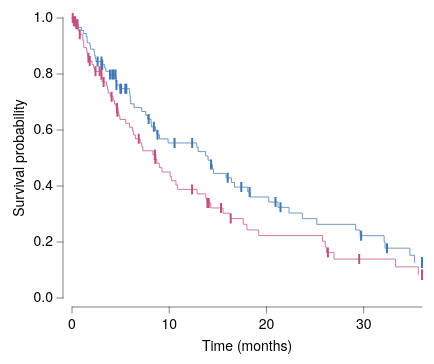

Source (Vega-Lite JSON):
### Vega-Lite specification from a JSON file in a GitHub repository (floating-point values rounded to 4 significant figures)
{"background": null, "config": {"arc": {"fill": "#DBDBDB", "fillOpacity": 1.0, "innerRadius": 35.0, "padAngle": 0.03, "stroke": "black", "strokeOpacity": 1, "strokeWidth": 0.25}, "area": {"fill": "#DBDBDB", "fillOpacity": 1.0, "stroke": "black", "strokeOpacity": 1, "strokeWidth": 0.25}, "axis": {"domain": true, "domainCap": "round", "domainColor": "black", "domainWidth": 0.25, "grid": false, "gridCap": "round", "gridColor": "#F1F1F1", "gridDash": [0, 0], "gridOpacity": 1.0, "gridWidth": 0.25, "labelColor": "black", "labelFont": "Helvetica Neue", "labelFontSize": 7, "labelFontStyle": "normal", "labelFontWeight": 400, "offset": 4.5, "ticks": true, "tickCap": "round", "tickColor": "black", "tickRound": false, "tickSize": 3, "tickWidth": 0.25, "titleColor": "black", "titleFont": "Helvetica Neue", "titleFontSize": 7, "titleFontStyle": "normal", "titleFontWeight": 400}, "axisX": {"domain": true, "labelAlign": "center", "labelAngle": 0, "labels": true, "ticks": true, "translate": 0}, "axisY": {"domain": true, "labelAlign": "right", "labelAngle": 0, "labels": true, "ticks": true, "translate": 0}, "axisRight": {"domain": true, "labelAlign": "left", "labelAngle": 0, "labels": true, "ticks": true, "translate": 0}, "axisTop": {"domain": true, "labelAlign": "center", "labelAngle": 0, "labels": true, "ticks": true, "translate": 0}, "axisBand": {"tickOffset": 0}, "bar": {"fill": "#DBDBDB", "fillOpacity": 1.0, "stroke": "black", "strokeOpacity": 1, "strokeWidth": 0.25}, "boxplot": {"size": 12.6, "ticks": {"cornerRadius": 0.25, "fill": "black", "opacity": 1, "size": 6.3, "thickness": 0.25}, "box": {"fillOpacity": 1.0, "stroke": "black", "strokeOpacity": 1, "strokeWidth": 0.25}, "median": {"cornerRadius": 0, "fill": "black", "fillOpacity": 1.0, "opacity": 1, "size": 12.6, "thickness": 0.25}, "rule": {"fill": "black", "fillOpacity": 1.0, "size": 14.0, "stroke": "black", "strokeDash": [0, 0], "strokeOpacity": 1, "strokeWidth": 0.25}, "outliers": {"color": "black", "fill": "black", "fillOpacity": 1.0, "size": 0, "stroke": "black", "strokeOpacity": 1, "strokeWidth": 0.25}}, "circle": {"fill": "black", "fillOpacity": 1.0, "size": 0.7, "stroke": null, "strokeOpacity": 1, "strokeWidth": 0.25}, "errorband": {"band": {"fillOpacity": 0.6, "stroke": null, "strokeWidth": 0.25, "strokeOpacity": 1}, "borders": {"opacity": 0, "strokeOpacity": 0.25, "strokeWidth": 1}}, "errorbar": {"opacity": 1, "rule": {"strokeDash": [0, 0], "strokeWidth": 0.25}, "ticks": {"color": "black", "cornerRadius": 0.125, "opacity": 1, "size": 8.4, "thickness": 0.25}, "thickness": 0.25}, "font": "Helvetica Neue", "geoshape": {"fill": "#DBDBDB", "fillOpacity": 1.0, "stroke": "black", "strokeOpacity": 1, "strokeWidth": 0.25}, "header": {"labelColor": "black", "labelFont": "Helvetica Neue", "labelFontSize": 7, "labelFontStyle": "normal", "labelFontWeight": 400, "titleColor": "black", "titleFont": "Helvetica Neue", "titleFontSize": 7, "titleFontStyle": "normal", "titleFontWeight": 400, "titlePadding": 0}, "legend": {"disable": false, "offset": 4.5, "titlePadding": 4, "labelOffset": 2, "gradientLabelOffset": 2, "gradientLength": 70.0, "gradientThickness": 7.0, "gradientOpacity": 1.0, "gradientStrokeColor": "black", "gradientStrokeWidth": 0.25, "labelColor": "black", "labelFont": "Helvetica Neue", "labelFontSize": 7, "labelFontStyle": "normal", "labelFontWeight": 400, "strokeColor": "black", "strokeWidth": 0, "symbolSize": 42, "symbolStrokeColor": "black", "symbolStrokeWidth": 0.25, "titleColor": "black", "titleFont": "Helvetica Neue", "titleFontSize": 7, "titleFontStyle": "normal", "titleFontWeight": 400}, "line": {"color": "black", "stroke": "black", "strokeCap": "round", "strokeDash": [0, 0], "strokeOpacity": 1, "strokeWidth": 0.375}, "point": {"filled": true, "fill": "#DBDBDB", "fillOpacity": 1.0, "size": 7.0, "stroke": "black", "strokeOpacity": 1, "strokeWidth": 0.25}, "range": {"category": ["#C6D9F1", "#F1C9CB", "#FEF0B9", "#CEE37A", "#7AA8E0", "#E589A3", "#FDDD5D", "#68B961", "#4177B1", "#C35082", "#E5C227", "#438156"], "diverging": {"scheme": ["#C35082", "#CE6D94", "#D989A7", "#E2A4BA", "#EABFCE", "#F1DBE2", "#F6F6F6", "#D7E0EB", "#B9CBE0", "#9BB6D5", "#7DA1C9", "#5F8CBD", "#4177B1"]}, "heatmap": {"scheme": ["#32022B", "#43044D", "#4C196E", "#4D338C", "#484DA6", "#3A68BB", "#1D83CA", "#1D9CCB", "#23B5C9", "#28CDC5", "#4DE0B4", "#91EE9F"]}, "ordinal": {"scheme": ["#F1F1F1", "#DBDBDB", "#C6C6C6", "#B2B2B2", "#9D9D9D", "#898989", "#767676", "#636363", "#515151", "#404040", "#2F2F2F", "#1F1F1F"]}, "ramp": {"scheme": ["#32022B", "#43044D", "#4C196E", "#4D338C", "#484DA6", "#3A68BB", "#1D83CA", "#1D9CCB", "#23B5C9", "#28CDC5", "#4DE0B4", "#91EE9F"]}}, "rule": {"color": "black", "stroke": "black", "strokeCap": "round", "strokeDash": [2, 2], "strokeOpacity": 1, "strokeWidth": 0.25}, "scale": {"bandPaddingInner": 0.1, "bandPaddingOuter": 0.1, "round": false}, "rect": {"fill": "#DBDBDB", "fillOpacity": 1.0, "stroke": "black", "strokeOpacity": 1, "strokeWidth": 0.25}, "square": {"fill": "#DBDBDB", "fillOpacity": 1.0, "size": 14.0, "stroke": "black", "strokeOpacity": 1, "strokeWidth": 0.25}, "text": {"color": "black", "font": "Helvetica Neue", "fontSize": 7, "fontStyle": "normal", "fontWeight": 400}, "tick": {"color": "black", "cornerRadius": 0.125, "opacity": 1.0, "size": 12.6, "thickness": 0.25}, "title": {"anchor": "middle", "frame": "group", "color": "black", "font": "Helvetica Neue", "fontSize": 7, "fontStyle": "normal", "fontWeight": 400, "subtitleColor": "black", "subtitleFont": "Helvetica Neue", "subtitleFontSize": "Helvetica Neue", "subtitleFontStyle": "normal", "subtitleFontWeight": 400}, "trail": {"color": "black", "opacity": 1, "size": 0.375}, "view": {"continuousWidth": 175, "continuousHeight": 140, "discreteWidth": 175, "discreteHeight": 140, "fill": null, "stroke": null, "strokeWidth": 0.25}}, "layer": [{"data": {"name": "data-1b0cd061b5d34159234b5d3a4e9b7ec9"}, "mark": {"type": "line", "interpolate": "step-after"}, "encoding": {"color": {"field": "group", "scale": {"domain": ["Treatment", "Control"], "range": ["#4177B1", "#C35082"]}, "title": null, "type": "nominal"}, "x": {"field": "t", "scale": {"domain": [0, 36.0], "nice": false}, "title": "Time (months)", "type": "quantitative"}, "y": {"field": "S", "scale": {"domain": [0, 1], "nice": false}, "title": "Survival probability", "type": "quantitative"}}}, {"data": {"name": "data-f2326de68aa08c4a3dc7cd0c5c09b43c"}, "mark": {"type": "tick", "size": 5, "thickness": 1}, "encoding": {"color": {"field": "group", "legend": null, "scale": {"domain": ["Treatment", "Control"], "range": ["#4177B1", "#C35082"]}, "type": "nominal"}, "x": {"field": "t", "type": "quantitative"}, "y": {"field": "S", "type": "quantitative"}}}], "$schema": "https://vega.github.io/schema/vega-lite/v6.4.1.json", "datasets": {"data-1b0cd061b5d34159234b5d3a4e9b7ec9": [{"t": 0.0, "S": 1.0, "group": "Treatment"}, {"t": 0.08336, "S": 0.9889, "group": "Treatment"}, {"t": 0.3155, "S": 0.9778, "group": "Treatment"}, {"t": 0.3317, "S": 0.9667, "group": "Treatment"}, {"t": 0.9726, "S": 0.9556, "group": "Treatment"}, {"t": 1.191, "S": 0.9444, "group": "Treatment"}, {"t": 1.464, "S": 0.9333, "group": "Treatment"}, {"t": 1.558, "S": 0.9222, "group": "Treatment"}, {"t": 1.563, "S": 0.9111, "group": "Treatment"}, {"t": 1.857, "S": 0.9, "group": "Treatment"}, {"t": 1.907, "S": 0.8889, "group": "Treatment"}, {"t": 2.279, "S": 0.8778, "group": "Treatment"}, {"t": 2.324, "S": 0.8667, "group": "Treatment"}, {"t": 2.396, "S": 0.8556, "group": "Treatment"}, {"t": 2.464, "S": 0.8444, "group": "Treatment"}, {"t": 3.031, "S": 0.833, "group": "Treatment"}, {"t": 3.369, "S": 0.8213, "group": "Treatment"}, {"t": 3.48, "S": 0.8096, "group": "Treatment"}, {"t": 3.885, "S": 0.7978, "group": "Treatment"}, {"t": 4.504, "S": 0.7854, "group": "Treatment"}, {"t": 4.568, "S": 0.7729, "group": "Treatment"}, {"t": 4.569, "S": 0.7604, "group": "Treatment"}, {"t": 4.906, "S": 0.7478, "group": "Treatment"}, {"t": 5.908, "S": 0.7342, "group": "Treatment"}, {"t": 5.969, "S": 0.7206, "group": "Treatment"}, {"t": 6.008, "S": 0.707, "group": "Treatment"}, {"t": 6.044, "S": 0.6934, "group": "Treatment"}, {"t": 6.39, "S": 0.6798, "group": "Treatment"}, {"t": 7.174, "S": 0.6662, "group": "Treatment"}, {"t": 7.59, "S": 0.6526, "group": "Treatment"}, {"t": 7.781, "S": 0.639, "group": "Treatment"}, {"t": 8.134, "S": 0.6251, "group": "Treatment"}, {"t": 8.16, "S": 0.6112, "group": "Treatment"}, {"t": 8.589, "S": 0.597, "group": "Treatment"}, {"t": 8.719, "S": 0.5828, "group": "Treatment"}, {"t": 8.998, "S": 0.5682, "group": "Treatment"}, {"t": 9.885, "S": 0.5536, "group": "Treatment"}, {"t": 12.83, "S": 0.5383, "group": "Treatment"}, {"t": 12.97, "S": 0.5229, "group": "Treatment"}, {"t": 13.74, "S": 0.5075, "group": "Treatment"}, {"t": 14.0, "S": 0.4921, "group": "Treatment"}, {"t": 14.3, "S": 0.4768, "group": "Treatment"}, {"t": 14.44, "S": 0.4609, "group": "Treatment"}, {"t": 14.55, "S": 0.445, "group": "Treatment"}, {"t": 15.84, "S": 0.4291, "group": "Treatment"}, {"t": 16.41, "S": 0.4126, "group": "Treatment"}, {"t": 16.71, "S": 0.3961, "group": "Treatment"}, {"t": 18.07, "S": 0.3788, "group": "Treatment"}, {"t": 18.3, "S": 0.3608, "group": "Treatment"}, {"t": 20.24, "S": 0.3428, "group": "Treatment"}, {"t": 21.19, "S": 0.3237, "group": "Treatment"}, {"t": 22.33, "S": 0.3035, "group": "Treatment"}, {"t": 23.69, "S": 0.2833, "group": "Treatment"}, {"t": 25.18, "S": 0.263, "group": "Treatment"}, {"t": 29.18, "S": 0.2428, "group": "Treatment"}, {"t": 29.63, "S": 0.2226, "group": "Treatment"}, {"t": 32.1, "S": 0.2003, "group": "Treatment"}, {"t": 32.19, "S": 0.178, "group": "Treatment"}, {"t": 34.75, "S": 0.1526, "group": "Treatment"}, {"t": 35.23, "S": 0.1272, "group": "Treatment"}, {"t": 0.0, "S": 1.0, "group": "Control"}, {"t": 0.1169, "S": 0.9888, "group": "Control"}, {"t": 0.4222, "S": 0.9773, "group": "Control"}, {"t": 0.6362, "S": 0.9655, "group": "Control"}, {"t": 0.6466, "S": 0.9537, "group": "Control"}, {"t": 0.7928, "S": 0.9419, "group": "Control"}, {"t": 1.101, "S": 0.93, "group": "Control"}, {"t": 1.127, "S": 0.9181, "group": "Control"}, {"t": 1.206, "S": 0.9062, "group": "Control"}, {"t": 1.211, "S": 0.8943, "group": "Control"}, {"t": 1.494, "S": 0.8823, "group": "Control"}, {"t": 1.568, "S": 0.8704, "group": "Control"}, {"t": 1.648, "S": 0.8585, "group": "Control"}, {"t": 1.818, "S": 0.8464, "group": "Control"}, {"t": 2.063, "S": 0.8341, "group": "Control"}, {"t": 2.228, "S": 0.8219, "group": "Control"}, {"t": 2.338, "S": 0.8096, "group": "Control"}, {"t": 3.023, "S": 0.7969, "group": "Control"}, {"t": 3.063, "S": 0.7841, "group": "Control"}, {"t": 3.091, "S": 0.7712, "group": "Control"}, {"t": 3.55, "S": 0.7582, "group": "Control"}, {"t": 3.651, "S": 0.7451, "group": "Control"}, {"t": 3.728, "S": 0.732, "group": "Control"}, {"t": 3.933, "S": 0.7189, "group": "Control"}, {"t": 4.231, "S": 0.7056, "group": "Control"}, {"t": 4.372, "S": 0.6923, "group": "Control"}, {"t": 4.529, "S": 0.679, "group": "Control"}, {"t": 4.659, "S": 0.6654, "group": "Control"}, {"t": 4.814, "S": 0.6516, "group": "Control"}, {"t": 4.927, "S": 0.6377, "group": "Control"}, {"t": 5.535, "S": 0.6238, "group": "Control"}, {"t": 5.918, "S": 0.61, "group": "Control"}, {"t": 6.217, "S": 0.5961, "group": "Control"}, {"t": 6.345, "S": 0.5822, "group": "Control"}, {"t": 6.514, "S": 0.5684, "group": "Control"}, {"t": 7.009, "S": 0.5542, "group": "Control"}, {"t": 7.186, "S": 0.54, "group": "Control"}, {"t": 7.286, "S": 0.5258, "group": "Control"}, {"t": 8.323, "S": 0.5115, "group": "Control"}, {"t": 8.548, "S": 0.4965, "group": "Control"}, {"t": 8.733, "S": 0.481, "group": "Control"}, {"t": 8.983, "S": 0.4655, "group": "Control"}, {"t": 9.259, "S": 0.45, "group": "Control"}, {"t": 10.09, "S": 0.4344, "group": "Control"}, {"t": 10.22, "S": 0.4189, "group": "Control"}, {"t": 10.7, "S": 0.4034, "group": "Control"}, {"t": 10.87, "S": 0.3879, "group": "Control"}, {"t": 12.87, "S": 0.3717, "group": "Control"}, {"t": 13.76, "S": 0.3556, "group": "Control"}, {"t": 13.89, "S": 0.3394, "group": "Control"}, {"t": 14.27, "S": 0.3215, "group": "Control"}, {"t": 15.53, "S": 0.3026, "group": "Control"}, {"t": 16.29, "S": 0.2837, "group": "Control"}, {"t": 17.61, "S": 0.2634, "group": "Control"}, {"t": 17.99, "S": 0.2432, "group": "Control"}, {"t": 19.21, "S": 0.2229, "group": "Control"}, {"t": 25.77, "S": 0.2027, "group": "Control"}, {"t": 26.05, "S": 0.1824, "group": "Control"}, {"t": 26.16, "S": 0.1621, "group": "Control"}, {"t": 26.95, "S": 0.139, "group": "Control"}, {"t": 33.28, "S": 0.1112, "group": "Control"}, {"t": 35.62, "S": 0.08338, "group": "Control"}], "data-f2326de68aa08c4a3dc7cd0c5c09b43c": [{"t": 2.633, "S": 0.8444, "group": "Treatment"}, {"t": 3.031, "S": 0.8444, "group": "Treatment"}, {"t": 3.057, "S": 0.833, "group": "Treatment"}, {"t": 3.112, "S": 0.833, "group": "Treatment"}, {"t": 3.903, "S": 0.7978, "group": "Treatment"}, {"t": 4.147, "S": 0.7978, "group": "Treatment"}, {"t": 4.285, "S": 0.7978, "group": "Treatment"}, {"t": 4.477, "S": 0.7978, "group": "Treatment"}, {"t": 4.57, "S": 0.7604, "group": "Treatment"}, {"t": 4.978, "S": 0.7478, "group": "Treatment"}, {"t": 5.051, "S": 0.7478, "group": "Treatment"}, {"t": 5.477, "S": 0.7478, "group": "Treatment"}, {"t": 5.59, "S": 0.7478, "group": "Treatment"}, {"t": 7.888, "S": 0.639, "group": "Treatment"}, {"t": 8.42, "S": 0.6112, "group": "Treatment"}, {"t": 8.795, "S": 0.5828, "group": "Treatment"}, {"t": 10.55, "S": 0.5536, "group": "Treatment"}, {"t": 12.36, "S": 0.5536, "group": "Treatment"}, {"t": 14.3, "S": 0.4768, "group": "Treatment"}, {"t": 16.02, "S": 0.4291, "group": "Treatment"}, {"t": 17.41, "S": 0.3961, "group": "Treatment"}, {"t": 18.27, "S": 0.3788, "group": "Treatment"}, {"t": 20.93, "S": 0.3428, "group": "Treatment"}, {"t": 21.45, "S": 0.3237, "group": "Treatment"}, {"t": 29.74, "S": 0.2226, "group": "Treatment"}, {"t": 32.4, "S": 0.178, "group": "Treatment"}, {"t": 36.0, "S": 0.1272, "group": "Treatment"}, {"t": 36.0, "S": 0.1272, "group": "Treatment"}, {"t": 36.0, "S": 0.1272, "group": "Treatment"}, {"t": 36.0, "S": 0.1272, "group": "Treatment"}, {"t": 36.0, "S": 0.1272, "group": "Treatment"}, {"t": 0.07458, "S": 1.0, "group": "Control"}, {"t": 0.1883, "S": 0.9888, "group": "Control"}, {"t": 0.3198, "S": 0.9888, "group": "Control"}, {"t": 0.4443, "S": 0.9773, "group": "Control"}, {"t": 0.5741, "S": 0.9773, "group": "Control"}, {"t": 0.8005, "S": 0.9419, "group": "Control"}, {"t": 1.69, "S": 0.8585, "group": "Control"}, {"t": 1.825, "S": 0.8464, "group": "Control"}, {"t": 2.418, "S": 0.8096, "group": "Control"}, {"t": 2.844, "S": 0.8096, "group": "Control"}, {"t": 3.031, "S": 0.7969, "group": "Control"}, {"t": 3.253, "S": 0.7712, "group": "Control"}, {"t": 4.074, "S": 0.7189, "group": "Control"}, {"t": 4.629, "S": 0.679, "group": "Control"}, {"t": 4.667, "S": 0.6654, "group": "Control"}, {"t": 6.865, "S": 0.5684, "group": "Control"}, {"t": 8.513, "S": 0.5115, "group": "Control"}, {"t": 8.539, "S": 0.5115, "group": "Control"}, {"t": 8.569, "S": 0.4965, "group": "Control"}, {"t": 12.35, "S": 0.3879, "group": "Control"}, {"t": 13.94, "S": 0.3394, "group": "Control"}, {"t": 14.07, "S": 0.3394, "group": "Control"}, {"t": 15.33, "S": 0.3215, "group": "Control"}, {"t": 16.32, "S": 0.2837, "group": "Control"}, {"t": 26.32, "S": 0.1621, "group": "Control"}, {"t": 29.54, "S": 0.139, "group": "Control"}, {"t": 36.0, "S": 0.08338, "group": "Control"}, {"t": 36.0, "S": 0.08338, "group": "Control"}, {"t": 36.0, "S": 0.08338, "group": "Control"}]}}
